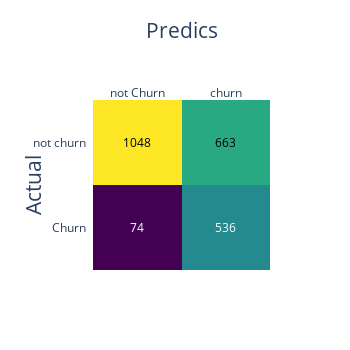
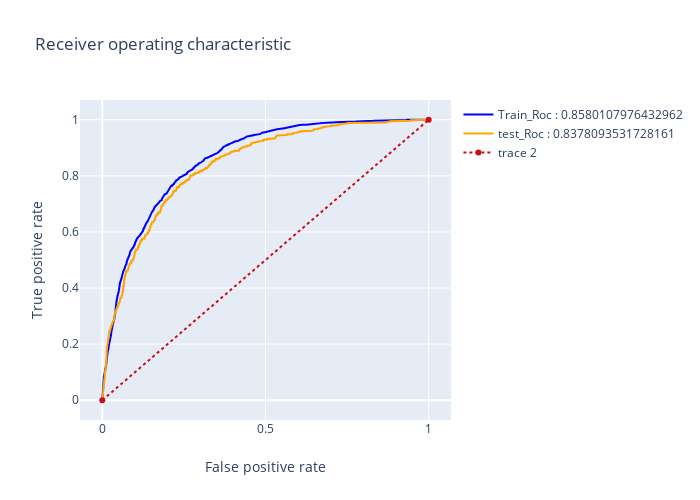
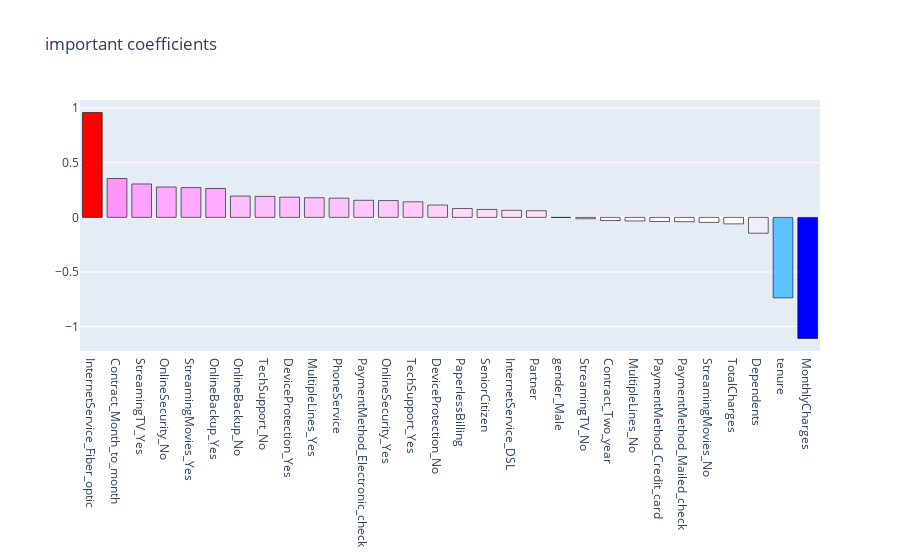

Notebook code for these charts, in order:
### Code cell
# after Gridsearch with recall for scoring
logreg_1 = LogisticRegression(C = 100 , class_weight = 'balanced', fit_intercept = False , 
                              intercept_scaling = 10 , max_iter = 200 , penalty = 'l1' ,
                              random_state = 11 , solver = 'liblinear')
                            
# model results
results(logreg_1, X, X_train_smote, y_train_smote, X_test, y_test, 'coefficients', None)

### Figure 1 — Plotly figure (JSON) as saved in the notebook; plotly's stock layout.template omitted (floating-point values rounded to 4 significant figures)
{"data": [{"colorscale": [[0, "#440154"], [0.1111, "#482878"], [0.2222, "#3e4989"], [0.3333, "#31688e"], [0.4444, "#26828e"], [0.5556, "#1f9e89"], [0.6667, "#35b779"], [0.7778, "#6ece58"], [0.8889, "#b5de2b"], [1, "#fde725"]], "reversescale": false, "showscale": false, "type": "heatmap", "x": ["not Churn", "churn"], "y": ["Churn", "not churn"], "z": [[74, 536], [1048, 663]]}], "layout": {"annotations": [{"font": {"color": "#FFFFFF"}, "showarrow": false, "text": "74", "x": "not Churn", "xref": "x", "y": "Churn", "yref": "y"}, {"font": {"color": "#FFFFFF"}, "showarrow": false, "text": "536", "x": "churn", "xref": "x", "y": "Churn", "yref": "y"}, {"font": {"color": "#000000"}, "showarrow": false, "text": "1048", "x": "not Churn", "xref": "x", "y": "not churn", "yref": "y"}, {"font": {"color": "#000000"}, "showarrow": false, "text": "663", "x": "churn", "xref": "x", "y": "not churn", "yref": "y"}], "autosize": false, "height": 350, "width": 350, "xaxis": {"dtick": 1, "gridcolor": "rgb(0, 0, 0)", "side": "top", "tickmode": "array", "ticks": "", "title": {"font": {"size": 21}, "text": "Predics"}}, "yaxis": {"dtick": 1, "tickmode": "array", "ticks": "", "ticksuffix": "  ", "title": {"font": {"size": 21}, "text": "Actual"}}}}

### Figure 2 — Plotly figure (JSON) as saved in the notebook; plotly's stock layout.template omitted (floating-point values rounded to 4 significant figures; data arrays with more than 128 entries replaced by an {"elided": "..."} marker saying what was removed)
{"data": [{"line": {"color": "blue", "width": 2}, "name": "Train_Roc : 0.8580107976432962", "type": "scatter", "x": {"elided": "2068 float values"}, "y": {"elided": "2068 float values"}}, {"line": {"color": "orange", "width": 2}, "name": "test_Roc : 0.8378093531728161", "type": "scatter", "x": {"elided": "643 float values"}, "y": {"elided": "643 float values"}}, {"line": {"color": "rgb(205, 12, 24)", "dash": "dot", "width": 2}, "type": "scatter", "x": [0, 1], "y": [0, 1]}], "layout": {"autosize": false, "height": 500, "title": {"text": "Receiver operating characteristic"}, "width": 700, "xaxis": {"title": {"text": "False positive rate"}}, "yaxis": {"title": {"text": "True positive rate"}}}}

### Figure 3 — Plotly figure (JSON) as saved in the notebook; plotly's stock layout.template omitted (floating-point values rounded to 4 significant figures)
{"data": [{"marker": {"color": [0.9593, 0.356, 0.3061, 0.278, 0.2726, 0.2645, 0.1953, 0.192, 0.1849, 0.1794, 0.1757, 0.1563, 0.1538, 0.1427, 0.1129, 0.08099, 0.07249, 0.06467, 0.06069, -0.0002461, -0.01231, -0.02877, -0.03254, -0.03779, -0.03945, -0.0459, -0.05925, -0.1446, -0.7363, -1.108], "colorscale": [[0, "rgb(0,0,255)"], [0.1, "rgb(51,153,255)"], [0.2, "rgb(102,204,255)"], [0.3, "rgb(153,204,255)"], [0.4, "rgb(204,204,255)"], [0.5, "rgb(255,255,255)"], [0.6, "rgb(255,204,255)"], [0.7, "rgb(255,153,255)"], [0.8, "rgb(255,102,204)"], [0.9, "rgb(255,102,102)"], [1, "rgb(255,0,0)"]], "line": {"color": "black", "width": 0.6}}, "name": "coefficients", "type": "bar", "x": ["InternetService_Fiber_optic", "Contract_Month_to_month", "StreamingTV_Yes", "OnlineSecurity_No", "StreamingMovies_Yes", "OnlineBackup_Yes", "OnlineBackup_No", "TechSupport_No", "DeviceProtection_Yes", "MultipleLines_Yes", "PhoneService", "PaymentMethod_Electronic_check", "OnlineSecurity_Yes", "TechSupport_Yes", "DeviceProtection_No", "PaperlessBilling", "SeniorCitizen", "InternetService_DSL", "Partner", "gender_Male", "StreamingTV_No", "Contract_Two_year", "MultipleLines_No", "PaymentMethod_Credit_card", "PaymentMethod_Mailed_check", "StreamingMovies_No", "TotalCharges", "Dependents", "tenure", "MonthlyCharges"], "y": [0.9593, 0.356, 0.3061, 0.278, 0.2726, 0.2645, 0.1953, 0.192, 0.1849, 0.1794, 0.1757, 0.1563, 0.1538, 0.1427, 0.1129, 0.08099, 0.07249, 0.06467, 0.06069, -0.0002461, -0.01231, -0.02877, -0.03254, -0.03779, -0.03945, -0.0459, -0.05925, -0.1446, -0.7363, -1.108]}], "layout": {"title": {"text": "important coefficients"}}}
